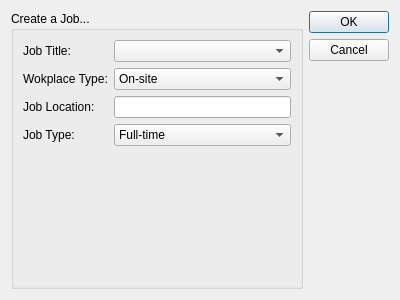
<?xml version="1.0" encoding="UTF-8"?>
<ui version="4.0">
 <class>CreateJobDialog</class>
 <widget class="QDialog" name="CreateJobDialog">
  <property name="geometry">
   <rect>
    <x>0</x>
    <y>0</y>
    <width>400</width>
    <height>300</height>
   </rect>
  </property>
  <property name="windowTitle">
   <string>Dialog</string>
  </property>
  <layout class="QHBoxLayout" name="horizontalLayout">
   <item>
    <widget class="QGroupBox" name="controls_group_box">
     <property name="title">
      <string>Create a Job...</string>
     </property>
     <layout class="QFormLayout" name="controls_form">
      <item row="0" column="0">
       <widget class="QLabel" name="job_titile_lbl">
        <property name="text">
         <string>Job Title:</string>
        </property>
       </widget>
      </item>
      <item row="1" column="0">
       <widget class="QLabel" name="job_mode_lbl">
        <property name="text">
         <string>Wokplace Type:</string>
        </property>
       </widget>
      </item>
      <item row="2" column="0">
       <widget class="QLabel" name="job_location_lbl">
        <property name="text">
         <string>Job Location:</string>
        </property>
       </widget>
      </item>
      <item row="2" column="1">
       <widget class="QLineEdit" name="job_location_input"/>
      </item>
      <item row="3" column="0">
       <widget class="QLabel" name="job_type_lbl">
        <property name="text">
         <string>Job Type:</string>
        </property>
       </widget>
      </item>
      <item row="0" column="1">
       <widget class="QComboBox" name="job_title_input"/>
      </item>
      <item row="1" column="1">
       <widget class="QComboBox" name="job_mode_input">
        <item>
         <property name="text">
          <string>On-site</string>
         </property>
        </item>
        <item>
         <property name="text">
          <string>Hybrid</string>
         </property>
        </item>
        <item>
         <property name="text">
          <string>Remote</string>
         </property>
        </item>
       </widget>
      </item>
      <item row="3" column="1">
       <widget class="QComboBox" name="job_type_input">
        <item>
         <property name="text">
          <string>Full-time</string>
         </property>
        </item>
        <item>
         <property name="text">
          <string>Part-time</string>
         </property>
        </item>
        <item>
         <property name="text">
          <string>Contract</string>
         </property>
        </item>
        <item>
         <property name="text">
          <string>Temporary</string>
         </property>
        </item>
        <item>
         <property name="text">
          <string>Other</string>
         </property>
        </item>
        <item>
         <property name="text">
          <string>Volunteer</string>
         </property>
        </item>
        <item>
         <property name="text">
          <string>Internship</string>
         </property>
        </item>
       </widget>
      </item>
     </layout>
    </widget>
   </item>
   <item>
    <widget class="QDialogButtonBox" name="dialog_btns">
     <property name="orientation">
      <enum>Qt::Vertical</enum>
     </property>
     <property name="standardButtons">
      <set>QDialogButtonBox::Cancel|QDialogButtonBox::Ok</set>
     </property>
    </widget>
   </item>
  </layout>
 </widget>
 <resources/>
 <connections>
  <connection>
   <sender>dialog_btns</sender>
   <signal>accepted()</signal>
   <receiver>CreateJobDialog</receiver>
   <slot>accept()</slot>
   <hints>
    <hint type="sourcelabel">
     <x>248</x>
     <y>254</y>
    </hint>
    <hint type="destinationlabel">
     <x>157</x>
     <y>274</y>
    </hint>
   </hints>
  </connection>
  <connection>
   <sender>dialog_btns</sender>
   <signal>rejected()</signal>
   <receiver>CreateJobDialog</receiver>
   <slot>reject()</slot>
   <hints>
    <hint type="sourcelabel">
     <x>316</x>
     <y>260</y>
    </hint>
    <hint type="destinationlabel">
     <x>286</x>
     <y>274</y>
    </hint>
   </hints>
  </connection>
 </connections>
</ui>
